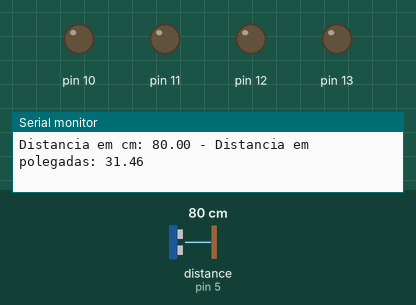
This sketch was run on a simulated Arduino Uno, built with avr-gcc and run on an emulated ATmega328P. On the bench: output pins drawn as LEDs (lit = HIGH), the last lines printed to the serial monitor. The inputs (shaded band) are chosen by the test bench; at power-on: distance to the obstacle (sensor on pin 5) 80 cm. The echo pulse lasts 58.3 µs per cm.

Above: at 3.8 s.
3.9 s: distance to the obstacle (sensor on pin 5) set to 33 cm
At 4.8 s:
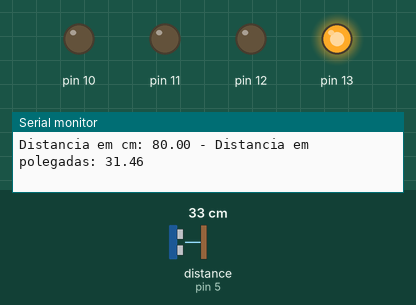
8.2 s: distance to the obstacle (sensor on pin 5) set to 27 cm
At 10.8 s:
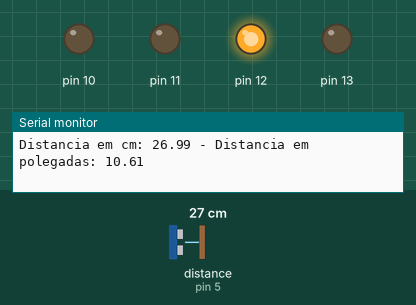
15.5 s: distance to the obstacle (sensor on pin 5) set to 23 cm
20.2 s: distance to the obstacle (sensor on pin 5) set to 19 cm
At 22.8 s:
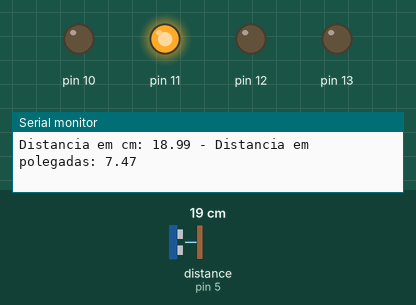
27.5 s: distance to the obstacle (sensor on pin 5) set to 12 cm
32.2 s: distance to the obstacle (sensor on pin 5) set to 9 cm
At 34.8 s:
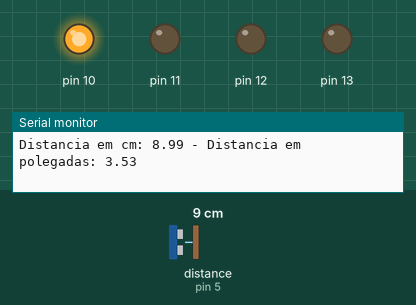
Timing chart, 0 to 40.5 s (numbered marks = the images above; inputs shaded):
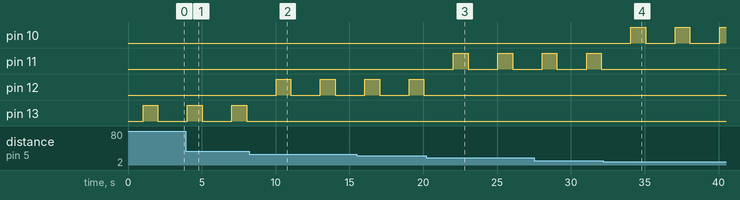

Measured:
- the behaviour switches between 31 and 30 cm on distance to the obstacle (sensor on pin 5) (found by bisection; images 1 and 2)
- the behaviour switches between 21 and 20 cm on distance to the obstacle (sensor on pin 5) (found by bisection; images 2 and 3)
- the behaviour switches between 11 and 10 cm on distance to the obstacle (sensor on pin 5) (found by bisection; images 3 and 4)
- after the input at 8.2 s, pin 12: alternates HIGH for 1.0 s and LOW for 2.0 s, starting after 1.8 s; pin 13: stops changing and stays LOW
- after the input at 20.2 s, pin 11: alternates HIGH for 1.0 s and LOW for 2.0 s, starting after 1.8 s; pin 12: stops changing and stays LOW
- after the input at 32.2 s, pin 10: alternates HIGH for 1.0 s and LOW for 2.0 s, starting after 1.9 s; pin 11: stops changing and stays LOW
- by itself, pin 13: alternates HIGH for 1.0 s and LOW for 2.0 s

The sketch:

s_ultrassonico.ino
```cpp
//Programa: Conectando Sensor Ultrassonico HC-SR04 ao Arduino

//Carrega a biblioteca do sensor ultrassonico
#include <Ultrasonic.h>

//Define os pinos para o trigger e echo
#define pino_trigger 4
#define pino_echo 5

//Inicializa o sensor nos pinos definidos acima
Ultrasonic ultrasonic(pino_trigger, pino_echo);

void setup()
{
  pinMode(13, OUTPUT);
  pinMode(12, OUTPUT);
  pinMode(11, OUTPUT);
  pinMode(10, OUTPUT);
  Serial.begin(9600);
  Serial.println("Lendo dados do sensor...");
}

void loop()
{
  //Le as informacoes do sensor, em cm e pol
  float cmMsec, inMsec;
  long microsec = ultrasonic.timing();
  cmMsec = ultrasonic.convert(microsec, Ultrasonic::CM);
  inMsec = ultrasonic.convert(microsec, Ultrasonic::IN);
  //Exibe informacoes no serial monitor
  Serial.print("Distancia em cm: ");
  Serial.print(cmMsec);
  Serial.print(" - Distancia em polegadas: ");
  Serial.println(inMsec);
  delay(1000);

  if(cmMsec > 30){
    digitalWrite(13, HIGH);
    delay(1000);
    digitalWrite(13, LOW);
    delay(1000);
  };
  if(cmMsec > 20 && cmMsec <= 30){
    digitalWrite(12, HIGH);
    delay(1000);
    digitalWrite(12, LOW);
    delay(1000);
  };
  if(cmMsec > 10 && cmMsec <= 20 ){
    digitalWrite(11, HIGH);
    delay(1000);
    digitalWrite(11, LOW);
    delay(1000);
  };
  if(cmMsec <= 10){
    digitalWrite(10, HIGH);
    delay(1000);
    digitalWrite(10, LOW);
    delay(1000);
  };

}
```
